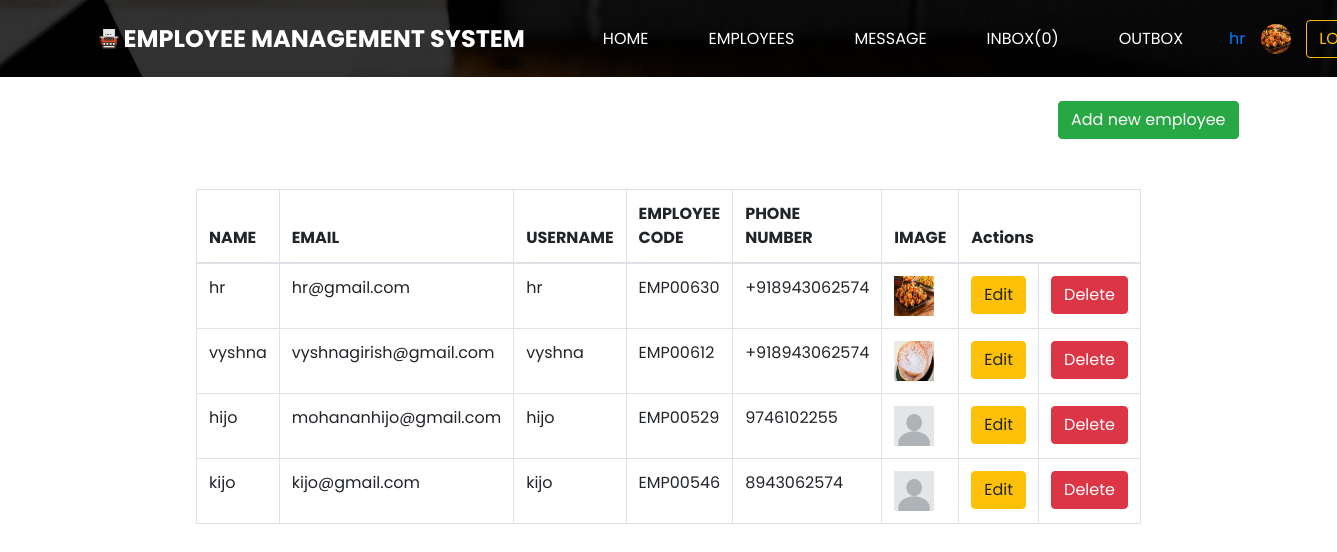
/employee_list/ (signed in), run on an earlier commit of the app's database.
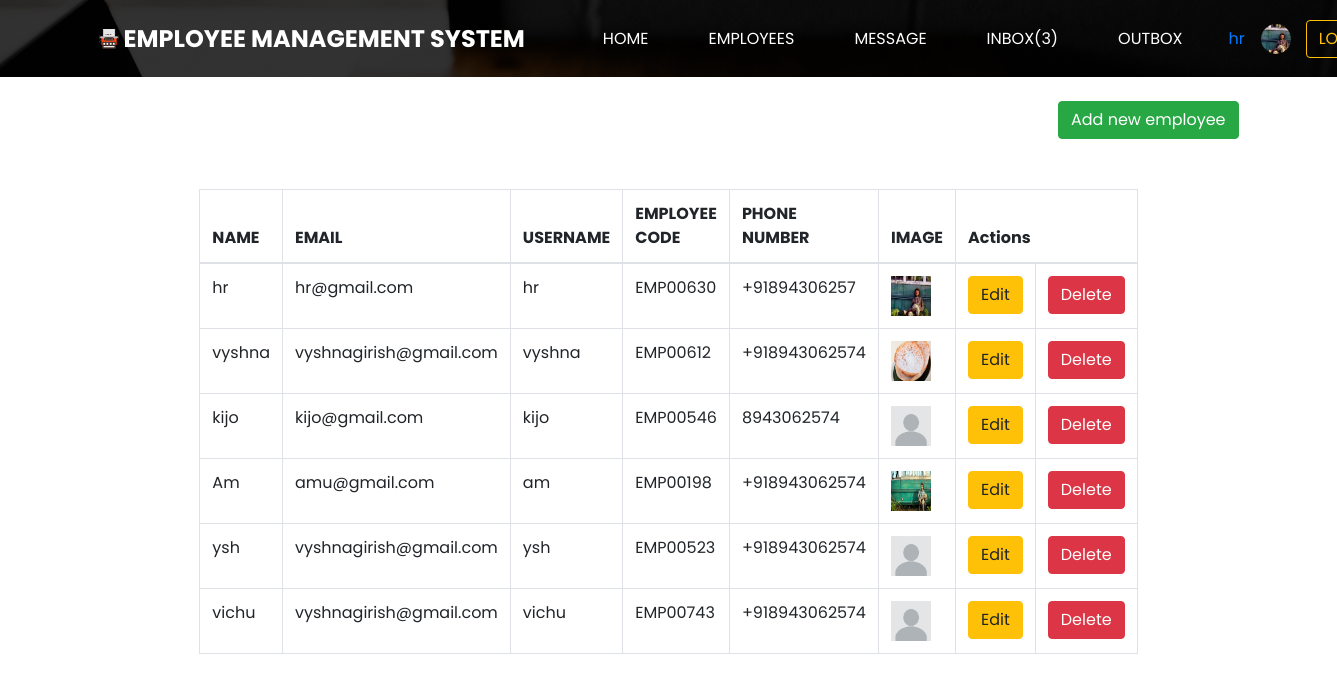
And on a later commit of the database.
### myapp/models.py (models this page shows, shortened)
class User(AbstractUser):
    name = models.CharField(max_length=50)
    email = models.EmailField(blank="True")
    employee_type= models.CharField(blank="False", default="Employee",max_length=10)
    employee_code = models.CharField(max_length=10, unique="True")
    image = models.ImageField(upload_to='images/',default='images/default-profile-pic.jpg',blank="False")
    phone_number=models.CharField(max_length=13,blank="True")
    def __str__(self):
        return self.name

### myapp/views.py (the view)
# urls.py: path('employee_list/',views.employee_list,name='employee_list'),
def employee_list(request):
    emp = request.session.get('username')
    if emp is None:                 #not logged in
        return redirect('loginpage')
    employees = User.objects.exclude(is_superuser=True)
    hr = User.objects.get(username=emp) # line added for displaying round profile pic on top
    unread_count = Messages.objects.filter(to=hr, read=False).count()
    return render(request, 'myapp/employee_list.html', {'view': employees, 'emp':hr,'unread_count':unread_count})

### myapp/templates/myapp/employee_list.html (shortened to what this page needs)
{% extends 'myapp/hr_dashboard.html' %}
{% block content %}
  <body>
    <br>
    <div style="text-align:right">
        <a href="{% url 'add_employee' %}" class="btn btn-success">Add new employee</a>
    </div>
    <div style="display: flex; justify-content: center; padding-top:50px">
    <table class="table table-bordered" style="width:60%;  justify-content: center;">
        <thead>
            <tr>
                <th>NAME</th>
                <th>EMAIL</th>
                <th>USERNAME</th>
                <th>EMPLOYEE CODE</th>
                <th>PHONE NUMBER</th>
                <th>IMAGE</th>
                <th colspan=2>Actions</th>
            </tr>
        </thead>
        <tbody>
            {% for i in view %}
            <tr>
                <td>{{i.name }}</td>
                <td>{{i.email }}</td>
                <td>{{i.username }}</td>
                <td>{{i.employee_code }}</td>
                <td>{{i.phone_number }}</td>
                <td><img src="/media/{{i.image}}" alt="{{ i.image.name }}" width=40px height=40px></td>
                <td><a href="/edit/{{i.id}}" class="btn btn-warning">Edit</a>
                <td><a href="/delete/{{i.id}}" class="btn btn-danger">Delete</a>
                </tr>
            {% endfor %}
        </tbody>
    </table>
  </div>
  </body>
{% endblock %}

### myapp/templates/myapp/hr_dashboard.html (shortened to what this page needs)
{% load static %}
<!DOCTYPE html>
<html>
<head>
  <link rel="stylesheet" type="text/css"
    href="https://cdnjs.cloudflare.com/ajax/libs/OwlCarousel2/2.1.3/assets/owl.carousel.min.css" />
  <link rel="stylesheet" href="https://maxcdn.bootstrapcdn.com/font-awesome/4.3.0/css/font-awesome.min.css">
  <link rel="stylesheet" type="text/css" href="{% static 'css/bootstrap.css' %}" />
  <link href="{% static 'css/style.css' %}" rel="stylesheet" />
  <link href="{% static 'css/responsive.css' %}" rel="stylesheet" />
</head>
<body class="sub_page">
  <div class="hero_area">
    <header class="header_section">
      <div class="container">
        <nav class="navbar navbar-expand-lg custom_nav-container pt-3">
          <a class="navbar-brand mr-5" href="{% url 'home' %}">
            <img src="{% static 'images/logo.png' %}" alt="">
            <span>
              EMPLOYEE MANAGEMENT SYSTEM
            </span>
          </a>
          <div class="collapse navbar-collapse" id="navbarSupportedContent">
            <div class="d-flex ml-auto flex-column flex-lg-row align-items-center">
              <ul class="navbar-nav  ">
                <li class="nav-item active">
                  <a class="nav-link" href="{% url 'home' %}">Home <span class="sr-only">(current)</span></a>
                </li>
                <li class="nav-item">
                  <a class="nav-link" href="{% url 'employee_list' %}"> Employees </a>
                </li>
                <li class="nav-item">
                  <a class="nav-link" href="{% url 'sendmessagehr' %}"> Message </a>
                </li>
                <li class="nav-item">
                  <a class="nav-link" href="{% url 'inbox' %}"> Inbox({{unread_count}})</a>
                </li>
                <li class="nav-item">
                  <a class="nav-link" href="{% url 'outbox' %}">Outbox</a>
                </li>
              </ul>
              <div class="d-flex align-items-center">
                <a class="nav-link" href="{% url 'profile' %}">{{emp}}</a>
                <div class="rounded-circle" style="width: 30px; height: 30px; overflow: hidden; margin-right: 15px;">
                  <img src="/media/{{emp.image}}" alt="{{ emp.image.name }}" style="width: 100%; height: 100%; object-fit: cover;">
                </div>
                <a href="{% url 'logoutpage' %}" class="btn btn-outline-warning">LOGOUT</a>
              </div>
            </div>
          </div>
        </nav>
      </div>
    </header>
  </div>
<div class="container">
{% block content %}{% endblock %}
</div>
</body>
</html>

### static/css/style.css (style rules this page uses)
body { font-family: 'Poppins', sans-serif; color: #0c0c0c; background-color: #ffffff; }
.hero_area { height: 100vh; background-image: url(../images/hero-bg.jpg); background-size: cover; }
.sub_page .hero_area { height: auto; }
.custom_nav-container.navbar-expand-lg .navbar-nav .nav-item .nav-link { padding: 10px 30px; color: #ffffff; text-align: center; text-transform: uppercase; }
a, a:hover, a:focus { text-decoration: none; }
.btn, .btn:focus { outline: none !important; -webkit-box-shadow: none; box-shadow: none; }
.navbar-brand { display: -webkit-box; display: -ms-flexbox; display: flex; -webkit-box-align: center; -ms-flex-align: center; align-items: center; }
.navbar-brand img { width: 20px; margin-right: 5px; }
.navbar-brand span { font-size: 24px; font-weight: 700; color: #ffffff; text-transform: uppercase; }
.custom_nav-container { z-index: 99999; padding: 15px 0; }

### static/css/responsive.css (style rules this page uses)
@media (min-width: 1200px) { .container { max-width: 1170px; } }

What changed in the data, as far as the page shows it:
removed User: name "hijo", email "mohananhijo@gmail.com", username "hijo", employee_code "EMP00529", phone_number "9746102255"
changed User "hr": image: a different picture; phone_number "+918943062574" → "+91894306257"
added User: name "Am", email "amu@gmail.com", username "am", employee_code "EMP00198", phone_number "+918943062574", image (picture)
added User: name "ysh", email "vyshnagirish@gmail.com", username "ysh", employee_code "EMP00523", phone_number "+918943062574", image (placeholder picture)
added User: name "vichu", email "vyshnagirish@gmail.com", username "vichu", employee_code "EMP00743", phone_number "+918943062574", image (placeholder picture)
Also different on the page:
{{ unread_count }}: "0" → "3"
